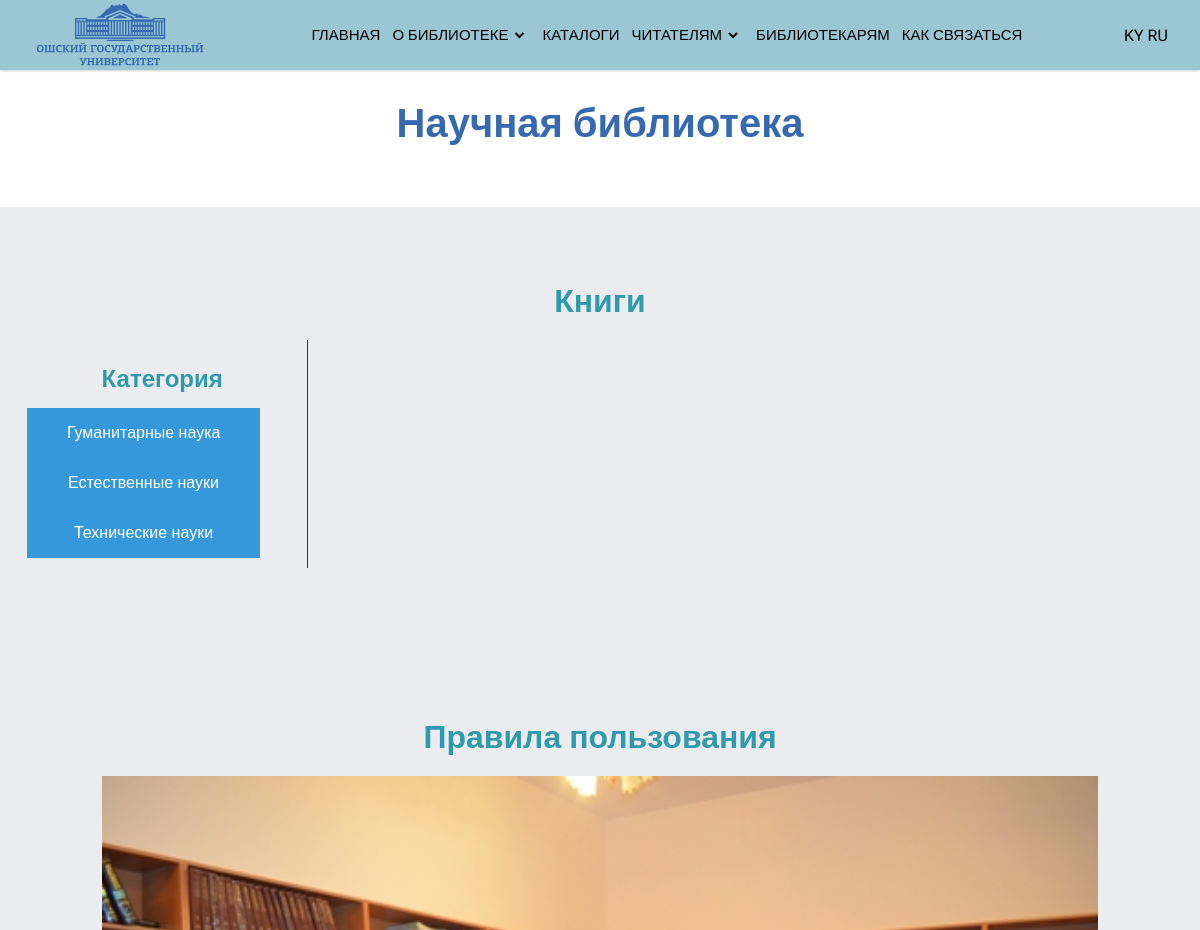
Page /readers (upper part) on the earlier database version.
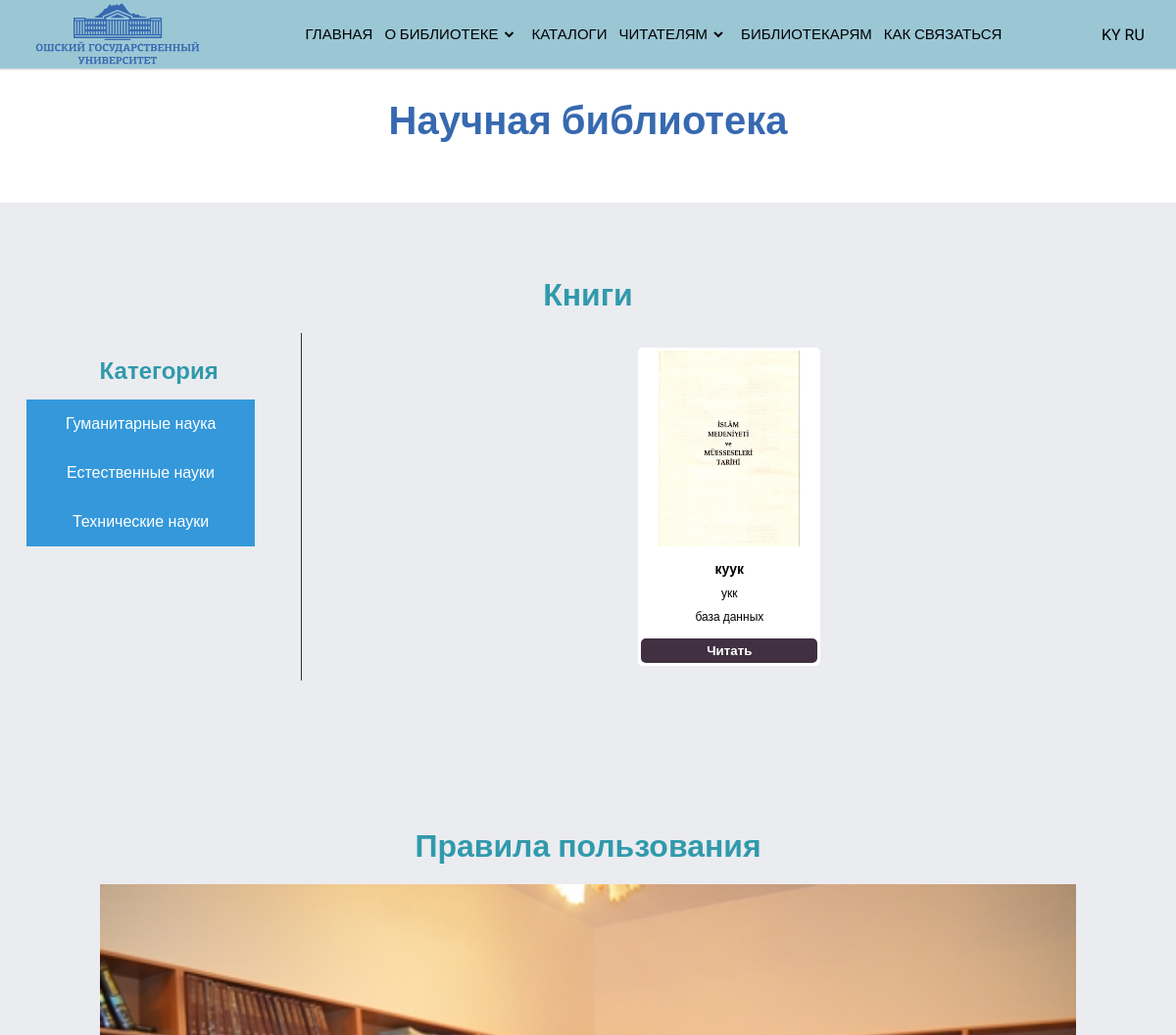
Same page on the later database version.
### home/models.py (models this page shows, shortened)
class Readers(models.Model):
    title = models.CharField(max_length=100, blank=True, null=True, )
    text = RichTextField(blank=True, null=True, verbose_name="Текст")
    image = models.ImageField(blank=True, null=True, verbose_name='Картинки')
    class Meta:
        verbose_name = 'Читателям'
        verbose_name_plural = 'Читателям'

### libraries/models.py (models this page shows, shortened)
class Book(models.Model):
    category = models.ForeignKey(Category, on_delete=models.CASCADE, null=True, blank=True)
    customer = models.ForeignKey(Customer, on_delete=models.CASCADE, null=True, blank=True)
    title = models.CharField(max_length=100)
    author = models.CharField(max_length=100)
    year = models.CharField(max_length=100)
    pdf = models.FileField(upload_to='book/pdfs/')
    photo = models.ImageField(upload_to='book/photos/', null=True, blank=True)
    class Meta:
        verbose_name = "Книги"
        verbose_name_plural = "Книги"

class Category(models.Model):
    name = models.CharField(max_length=100, null=False, blank=False)
    class Meta:
        verbose_name = "Категория"
        verbose_name_plural = "Категория"

### home/views.py (the view)
# urls.py: path('readers', views.readers, name='readers'),
def readers(request):
    category = request.GET.get('category')
    if category == None:
        books = Book.objects.all()
    else:
        books = Book.objects.filter(category__name=category)
    categories = Category.objects.all()
    reader = Readers.objects.all()
    newspapers = Newspaper.objects.all()
    journals = Journal.objects.all()
    context = {'books': books, 'categories': categories,
               'reader': reader, 'newspapers' : newspapers, 'journals': journals}
    return render(request, 'readers.html', context)

### templates/readers.html (shortened to what this page needs)
{% extends 'index.html' %}
{% load static %}
{% load i18n %}
{% block content %}
{% include 'header.html' %}
<link rel="stylesheet" href="{% static 'css/secondStyle.css' %}">
<div class="bg" id="books">
    <div class="books">
        <h1 class="books_title">Книги</h1>
        <div class="books_category">
            <div class="books_box">
                <h2>Категория</h2>
                <div class="dropdown">
                    <button onclick="myFunction1()" class="dropbtn dropbtn1">Гуманитарные наука</button>
                </div>
                <div class="dropdown">
                    <button onclick="myFunction2()" class="dropbtn dropbtn2">Естественные науки</button>
                </div>
                <div class="dropdown">
                    <button onclick="myFunction3()" class="dropbtn dropbtn3">Технические науки</button>
                </div>
            </div>
            <div class="books_info">
                <div class="books_inner">
                    <div class="books_slick-slider">
                        {% for book in books %}
                        <div class="books_content">
                            <div class="books_img">
                                <img src="{{ book.photo.url }}" alt="">
                            </div>
                            <div class="books_item">
                                <h4>{{book.title}}</h4>
                                <p>{{book.author}}</p>
                                <p class="books_text">{{book.category.name}}</p>
                                <button class="books_btn">
                                    <a href="{{ book.pdf.url }}">
                                        {% trans 'Читать' %}
                                    </a>
                                </button>
                            </div>
                        </div>
                        {% endfor %}
                    </div>
                </div>
            </div>
        </div>
    </div>
</div>
<div class="bg" id="direction">
    <div class="sec-container">
        {% for r in reader %}
        <div class="library_entry" id="library_entry">
            <div class="library_entry-title">
                <h1>{{r.title}}</h1>
                <img src="{{r.image.url}}" alt="">
            </div>
        </div>
        {% endfor %}
    </div>
</div>
{% endblock %}

### templates/index.html (shortened to what this page needs)
{% load static %}
<html lang="en">
<head>
	<link rel="stylesheet" href="https://cdn.jsdelivr.net/npm/bootstrap-icons@1.8.1/font/bootstrap-icons.css">
	<link rel="stylesheet" href="{% static 'css/slick.css' %}">
	<link rel="stylesheet" href="{% static 'css/slick-theme.css' %}">
	<link rel='stylesheet' href='https://unpkg.com/boxicons@2.0.7/css/boxicons.min.css'>
</head>
<body>
	{% block content %}
	{% endblock %}
</body>
</html>

### home/templates/header.html (shortened to what this page needs)
{% load static %}
{% load i18n %}
<nav>
	<div class="navbar">
	  <div class="logo"><a href="{% url 'home' %}">
		<img class="logo" src="{% static 'img/logo_ru.svg' %}" alt="">
	</a></div>
	  <div class="nav-links">
		<ul class="links">
		  <li><a data-scroll="home" href="{% url 'home' %}" >{% trans 'Главная' %}</a></li>
		  <li>
			<a data-scroll="about_us" href="{% url 'about' %}" >{% trans 'О библиотеке' %}</a>
			<i class='bx bxs-chevron-down htmlcss-arrow arrow'></i>
		  </li>
		  <li><a href="{% url 'catalogs' %}">{% trans 'Каталоги' %}</a></li>
		  <li>
			<a href="{% url 'readers' %}">{% trans 'Читателям' %}</a>
			<i class='bx bxs-chevron-down js-arrow arrow '></i>
		  </li>
		  <li><a href="{% url 'forLibrarists' %}">{% trans 'Библиотекарям' %}</a></li>
		  <li><a href="{% url 'contact' %}">{% trans 'Как связаться' %}</a></li>
		</ul>
	  </div>
	  <div class="search-box">
		{% get_current_language as CURRENT_LANGUAGE %}
			{% get_available_languages as AVAILABLE_LANGUAGES %}
			{% get_language_info_list for AVAILABLE_LANGUAGES as languages %}
		<div class="navbar_language">
				{% for language in languages %}
					<a href="/{{ language.code }}/"
					  {% if language.code == CURRENT_LANGUAGE %} class="active"{% endif %}>
					  {{ language.code }}
					</a>
				{% endfor %}
		</div>
	  </div>
	</div>
  </nav>
<header class="header">
		<h1 class="header_title"><a href="{% url 'home' %}">{% trans 'Научная библиотека' %}</a></h1>
</header>

### home/templates/footer.html (shortened to what this page needs)
{% load static %}
{% load i18n %}

### static/css/secondStyle.css (style rules this page uses)
* { margin: 0; padding: 0; box-sizing: border-box; }
body { font-family: "Roboto", sans-serif; min-height: 100vh; }
.logo { width: 180px; }
.navbar_language a { text-decoration: none; color: #000; text-transform: uppercase; }
nav { position: fixed; top: 0; left: 0; width: 100%; height: 100%; height: 70px; background: #9bc7d5; box-shadow: 0 1px 2px rgba(0, 0, 0, 0.2); z-index: 99; }
nav .navbar { height: 100%; max-width: 95%; width: 100%; display: flex; align-items: center; justify-content: space-between; margin: auto; }
.navbar .logo a { font-size: 30px; color: #fff; text-decoration: none; font-weight: 600; }
nav .navbar .nav-links { line-height: 70px; height: 100%; }
nav .navbar .links { display: flex; }
nav .navbar .links li { position: relative; display: flex; align-items: center; justify-content: space-between; list-style: none; padding: 0 14px; }
nav .navbar .links li a { text-transform: uppercase; height: 100%; text-decoration: none; white-space: nowrap; color: #000; font-size: 17px; font-weight: 500; }
.bxs-chevron-down:before, .bx-x:before, .bx-menu:before { color: #000; }
nav .navbar .links li .arrow { height: 100%; width: 22px; line-height: 70px; text-align: center; display: inline-block; color: #fff; transition: all 0.3s ease; }
.navbar .search-box { width: 46px; }
.header { width: 100%; margin: 100px 0 50px; }
.header_title { text-align: center; font-size: 40px; padding-bottom: 10px; }
.header_title a { color: #3769B0; text-decoration: none; }
.bg { background: #EBECF0; padding: 5px; }
.sec-container { width: 87%; margin: 0 auto; }
.library_entry { margin: 50px auto 100px; }
.library_entry .library_entry-title { margin: 0 auto; text-align: center; width: 80%; padding: 20px; }
.library_entry .library_entry-title h1 { padding: 20px; color: #309AAC; }
.library_entry .library_entry-title img { width: 100%; }
.dropbtn { text-align: center; background-color: #3498DB; color: white; padding: 16px 40px; font-size: 16px; border: none; cursor: pointer; }
.dropbtn2 { padding: 16px 41px; }
.dropbtn3 { padding: 16px 47px; }
.dropdown { position: relative; display: inline-block; }
.books { margin: 50px auto; width: 98%; }
.books .books_title { text-align: center; padding: 20px; color: #309AAC; }
.books .books_category { display: flex; flex-wrap: wrap; width: 100%; }
.books .books_box { width: 25%; padding: 10px; border-right: 1px #333 solid; }
.books .books_box h2 { padding: 15px; text-align: center; color: #309AAC; }
.books .books_info { width: 75%; }
.books .books_info .books_inner { width: 100%; }
.books .books_info .books_content { border-radius: 5px; padding: 3px; margin: 15px !important; background-color: #fff; width: 85% !important; height: auto !important; }
.books .books_info .books_content .books_img { margin: 0 auto 10px; width: 80%; height: 200px; }
.books .books_info .books_content .books_img img { width: 100%; height: 100%; }
.books .books_info .books_content .books_item { text-align: center; }
.books .books_info .books_content .books_item h4 { font-size: 14px; padding: 5px 10px; }
.books .books_info .books_content .books_item p { font-size: 12px; padding: 5px; }
.books .books_info .books_content .books_item .books_text { font-size: 12px; padding: 5px; margin: 0 0 10px; }
.books .books_info .books_content .books_item .books_btn { width: 100%; padding: 5px 10px; border: none; border-radius: 5px; background-color: #403042; cursor: pointer; transition: 0.3s linear; }
.books .books_info .books_content .books_item .books_btn a { text-decoration: none; color: #fff; font-weight: 600; }
@media (max-width: 1300px) { nav .navbar .links li { padding: 0 6px; } }
@media (max-width: 1200px) { nav .navbar .links li a { font-size: 15px; } }
@media (max-width: 1200px) { .catalog_img, .direction_img, .library_entry-title, .library_entry-title img, .direction_img img { width: 100% !important; height: auto !important; } }

Differences in the rows shown:
added Book: photo (picture), title "куук", author "укк", category.name "база данных"
